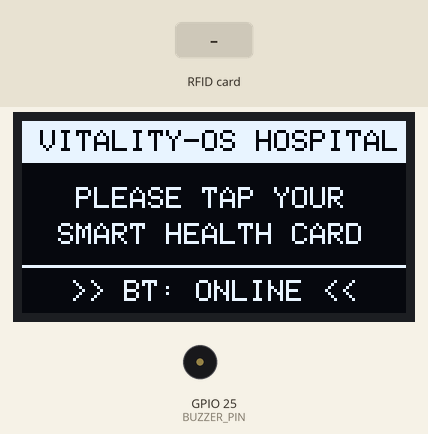
A sketch run on a simulated ESP32. Parts: 128×64 one-colour display, buzzer (waves = sounding, pin HIGH). Inputs (shaded band) come from the test bench. Nothing arrives over Bluetooth unless stated; what the sketch prints to the serial monitor is not drawn.

Above: at 2.2 s.
2.3 s: RFID card E2 80 68 5A held to the reader
At 3.3 s:
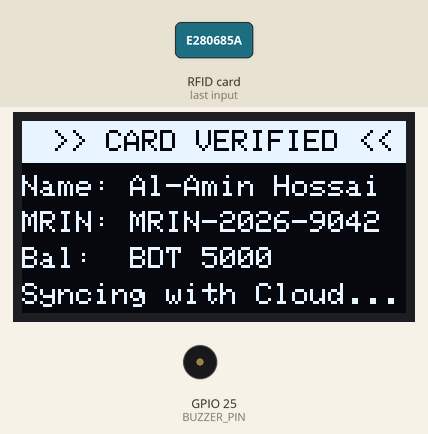
4.0 s: RFID card 33 7A B2 1C held to the reader
At 6.8 s:
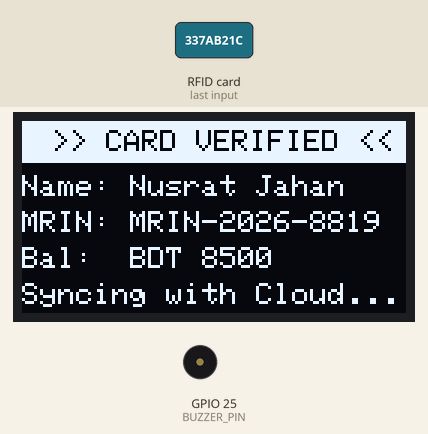
7.0 s: RFID card A1 F4 90 2B held to the reader
At 10.7 s:
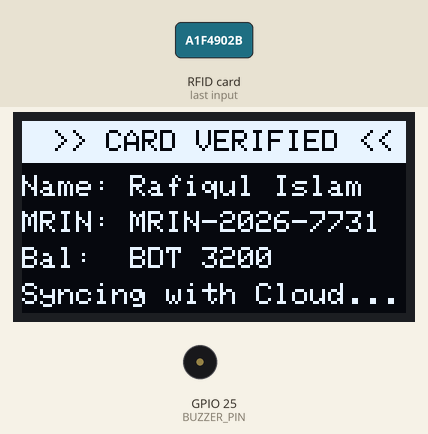
11.5 s: RFID card 5E 7A 19 C4 held to the reader
At 14.4 s:
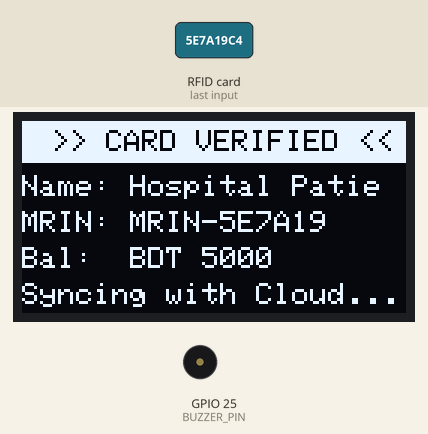
Timing chart, 0 to 15.9 s (numbered marks = the images above; inputs shaded):
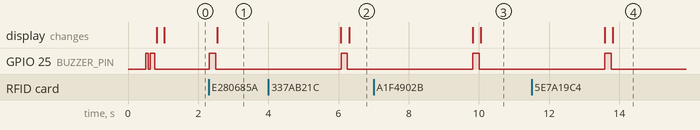

Measured:
- after the input at 2.3 s, GPIO 25 (BUZZER_PIN): LOW → HIGH at once, → LOW 0.18 s later; the display: changes after 0.24 s (image 1)
- after the input at 4.0 s, GPIO 25 (BUZZER_PIN): LOW → HIGH after 2.1 s, → LOW 0.18 s later; the display: first differs from a run without the input after 2.3 s (image 2)
- after the input at 7.0 s, GPIO 25 (BUZZER_PIN): LOW → HIGH after 2.8 s, → LOW 0.18 s later; the display: first differs from a run without the input after 3.1 s (image 3)
- after the input at 11.5 s, GPIO 25 (BUZZER_PIN): LOW → HIGH after 2.1 s, → LOW 0.18 s later; the display: first differs from a run without the input after 2.3 s (image 4)

The sketch:

04_full_terminal.ino
```cpp
/*
 * =========================================================================================
 * VITALITY-OS HOSPITAL SMART RFID TERMINAL (PRODUCTION FIRMWARE)
 * ESP32 + RC522 RFID + I2C 0.96" OLED (SSD1306) + PIEZO BUZZER + BLUETOOTH SERIAL
 * =========================================================================================
 *
 * MASTER PINOUT GUIDE (ESP32 DOIT DEVKIT V1 30-PIN):
 * ---------------------------------------------------
 * [RC522 RFID MODULE - SPI]
 *   3.3V  -> ESP32 3V3       (CRITICAL: 3.3V ONLY! DO NOT CONNECT TO 5V)
 *   RST   -> ESP32 GPIO 4    (Pin marked D4)
 *   GND   -> ESP32 GND
 *   IRQ   -> [NOT CONNECTED]
 *   MISO  -> ESP32 GPIO 19   (Pin marked D19)
 *   MOSI  -> ESP32 GPIO 23   (Pin marked D23)
 *   SCK   -> ESP32 GPIO 18   (Pin marked D18)
 *   SDA   -> ESP32 GPIO 5    (Pin marked D5 - Chip Select)
 *
 * [0.96" I2C OLED DISPLAY (SSD1306)]
 *   GND   -> ESP32 GND
 *   VCC   -> ESP32 3V3       (or VIN 5V)
 *   SCL   -> ESP32 GPIO 22   (Pin marked D22)
 *   SDA   -> ESP32 GPIO 21   (Pin marked D21)
 *
 * [PIEZO BUZZER]
 *   (+) Longer Pin -> ESP32 GPIO 25 (Pin marked D25)
 *   (-) Shorter Pin -> ESP32 GND
 * =========================================================================================
 */

#include <SPI.h>
#include <Wire.h>
#include <MFRC522.h>
#include <Adafruit_GFX.h>
#include <Adafruit_SSD1306.h>
#include <BluetoothSerial.h>
#include <ArduinoJson.h>

// PIN ASSIGNMENTS
#define SS_PIN      5    // RC522 SDA (SS)
#define RST_PIN     4    // RC522 RST
#define BUZZER_PIN 25    // Buzzer on GPIO 25 (Safe, non-strapping pin)

// OLED CONFIGURATION
#define SCREEN_WIDTH 128
#define SCREEN_HEIGHT 64
#define OLED_RESET -1
Adafruit_SSD1306 display(SCREEN_WIDTH, SCREEN_HEIGHT, &Wire, OLED_RESET);

MFRC522 mfrc522(SS_PIN, RST_PIN);
BluetoothSerial SerialBT;

// Patient RFID Database (Bangladesh Hospital Demo Suite)
struct PatientRFIDCard {
  const char* uid;
  const char* mrin;
  const char* patientName;
  int balance;
  const char* cardTier;
};

const PatientRFIDCard REGISTERED_CARDS[] = {
  { "E280685A", "MRIN-2026-9042", "Al-Amin Hossain", 5000, "Corporate Health Gold" },
  { "337AB21C", "MRIN-2026-8819", "Nusrat Jahan", 8500, "Platinum Executive Care" },
  { "A1F4902B", "MRIN-2026-7731", "Rafiqul Islam", 3200, "Standard OPD Prepaid" },
  { "F902CD18", "MRIN-2026-4402", "Tanvir Ahmed", 6000, "Senior Citizen Privilege" }
};
const int KNOWN_CARD_COUNT = sizeof(REGISTERED_CARDS) / sizeof(REGISTERED_CARDS[0]);

unsigned long lastScanTime = 0;
const unsigned long SCAN_DEBOUNCE_MS = 2000;

void beep(int ms) {
  digitalWrite(BUZZER_PIN, HIGH);
  delay(ms);
  digitalWrite(BUZZER_PIN, LOW);
}

void showIdleScreen() {
  display.clearDisplay();

  // Header banner
  display.fillRect(0, 0, 128, 14, SSD1306_WHITE);
  display.setTextColor(SSD1306_BLACK);
  display.setTextSize(1);
  display.setCursor(6, 3);
  display.println("VITALITY-OS HOSPITAL");

  // Middle callout
  display.setTextColor(SSD1306_WHITE);
  display.setCursor(18, 22);
  display.println("PLEASE TAP YOUR");
  display.setCursor(12, 34);
  display.println("SMART HEALTH CARD");

  // Footer status
  display.drawFastHLine(0, 48, 128, SSD1306_WHITE);
  display.setCursor(16, 53);
  display.println(">> BT: ONLINE <<");

  display.display();
}

void handleIncomingCommands();

void setup() {
  Serial.begin(115200);
  delay(500);

  // Initialize Buzzer
  pinMode(BUZZER_PIN, OUTPUT);
  digitalWrite(BUZZER_PIN, LOW);

  // Startup Chime
  beep(80);
  delay(60);
  beep(120);

  // Initialize I2C OLED
  Wire.begin(21, 22); // SDA=21, SCL=22
  if (display.begin(SSD1306_SWITCHCAPVCC, 0x3C)) {
    display.clearDisplay();
    display.setTextSize(1);
    display.setTextColor(SSD1306_WHITE);
    display.setCursor(12, 18);
    display.println("Vitality-OS Hub");
    display.setCursor(18, 34);
    display.println("Initializing...");
    display.display();
  }

  // Initialize SPI & RC522
  SPI.begin();
  mfrc522.PCD_Init();
  delay(100);

  // Initialize Bluetooth Serial
  SerialBT.begin("VitalityOS-RFID-Scanner");

  Serial.println("\n=======================================================");
  Serial.println("  [VITALITY-OS] ESP32 RFID + OLED + BUZZER ONLINE      ");
  Serial.println("  Bluetooth Device Name: 'VitalityOS-RFID-Scanner'     ");
  Serial.println("=======================================================");

  showIdleScreen();
}

void loop() {
  handleIncomingCommands();

  // Check for card presence
  if (!mfrc522.PICC_IsNewCardPresent() || !mfrc522.PICC_ReadCardSerial()) {
    delay(40);
    return;
  }

  // Debounce rapid multiple triggers
  if (millis() - lastScanTime < SCAN_DEBOUNCE_MS) {
    mfrc522.PICC_HaltA();
    return;
  }
  lastScanTime = millis();

  // Extract UID string (HEX)
  String uidStr = "";
  for (byte i = 0; i < mfrc522.uid.size; i++) {
    if (mfrc522.uid.uidByte[i] < 0x10) uidStr += "0";
    uidStr += String(mfrc522.uid.uidByte[i], HEX);
  }
  uidStr.toUpperCase();

  // Match against registered cards
  const PatientRFIDCard* matchedCard = nullptr;
  for (int i = 0; i < KNOWN_CARD_COUNT; i++) {
    if (uidStr.equals(REGISTERED_CARDS[i].uid)) {
      matchedCard = &REGISTERED_CARDS[i];
      break;
    }
  }

  String pName = matchedCard ? String(matchedCard->patientName) : "Hospital Patient";
  String pMrin = matchedCard ? String(matchedCard->mrin) : ("MRIN-" + uidStr.substring(0, 6));
  int pBalance = matchedCard ? matchedCard->balance : 5000;
  String pTier = matchedCard ? String(matchedCard->cardTier) : "OPD Smart Card";

  // Audio confirmation beep
  beep(180);

  // Update OLED with Card Details
  display.clearDisplay();
  display.fillRect(0, 0, 128, 14, SSD1306_WHITE);
  display.setTextColor(SSD1306_BLACK);
  display.setCursor(10, 3);
  display.println(">> CARD VERIFIED <<");

  display.setTextColor(SSD1306_WHITE);
  display.setCursor(0, 18);
  display.print("Name: ");
  display.println(pName.substring(0, 14));

  display.setCursor(0, 30);
  display.print("MRIN: ");
  display.println(pMrin);

  display.setCursor(0, 42);
  display.print("Bal:  BDT ");
  display.println(pBalance);

  display.setCursor(0, 54);
  display.println("Syncing with Cloud...");
  display.display();

  // Construct JSON Payload for Vitality-OS Web Application
  JsonDocument doc;
  doc["event"] = "RFID_CARD_DETECTED";
  doc["cardUid"] = uidStr;
  doc["timestamp"] = millis();
  doc["mrin"] = pMrin;
  doc["patientName"] = pName;
  doc["balanceBDT"] = pBalance;
  doc["cardTier"] = pTier;
  doc["verified"] = true;

  String jsonOutput;
  serializeJson(doc, jsonOutput);

  // Transmit over USB Serial & Bluetooth Serial
  Serial.println(jsonOutput);
  SerialBT.println(jsonOutput);

  // Return to idle screen after 3.5s
  delay(3500);
  showIdleScreen();

  mfrc522.PICC_HaltA();
  mfrc522.PCD_StopCrypto1();
}

void handleIncomingCommands() {
  String incoming = "";

  while (Serial.available()) {
    char c = (char)Serial.read();
    if (c == '\n') break;
    incoming += c;
  }

  while (SerialBT.available()) {
    char c = (char)SerialBT.read();
    if (c == '\n') break;
    incoming += c;
  }

  if (incoming.length() > 0) {
    incoming.trim();
    JsonDocument inDoc;
    DeserializationError err = deserializeJson(inDoc, incoming);
    if (!err && inDoc.containsKey("cmd")) {
      const char* cmd = inDoc["cmd"];
      if (strcmp(cmd, "PAYMENT_CONFIRMED") == 0) {
        display.clearDisplay();
        display.fillRect(0, 0, 128, 14, SSD1306_WHITE);
        display.setTextColor(SSD1306_BLACK);
        display.setCursor(12, 3);
        display.println("PAYMENT APPROVED!");

        display.setTextColor(SSD1306_WHITE);
        display.drawRect(8, 22, 112, 34, SSD1306_WHITE);
        display.setCursor(20, 32);
        display.setTextSize(2);
        display.println("PAID OK");
        display.display();

        // 3 Success beeps
        for (int i = 0; i < 3; i++) {
          beep(70);
          delay(70);
        }
        delay(2000);
        showIdleScreen();
      }
    }
  }
}
```
